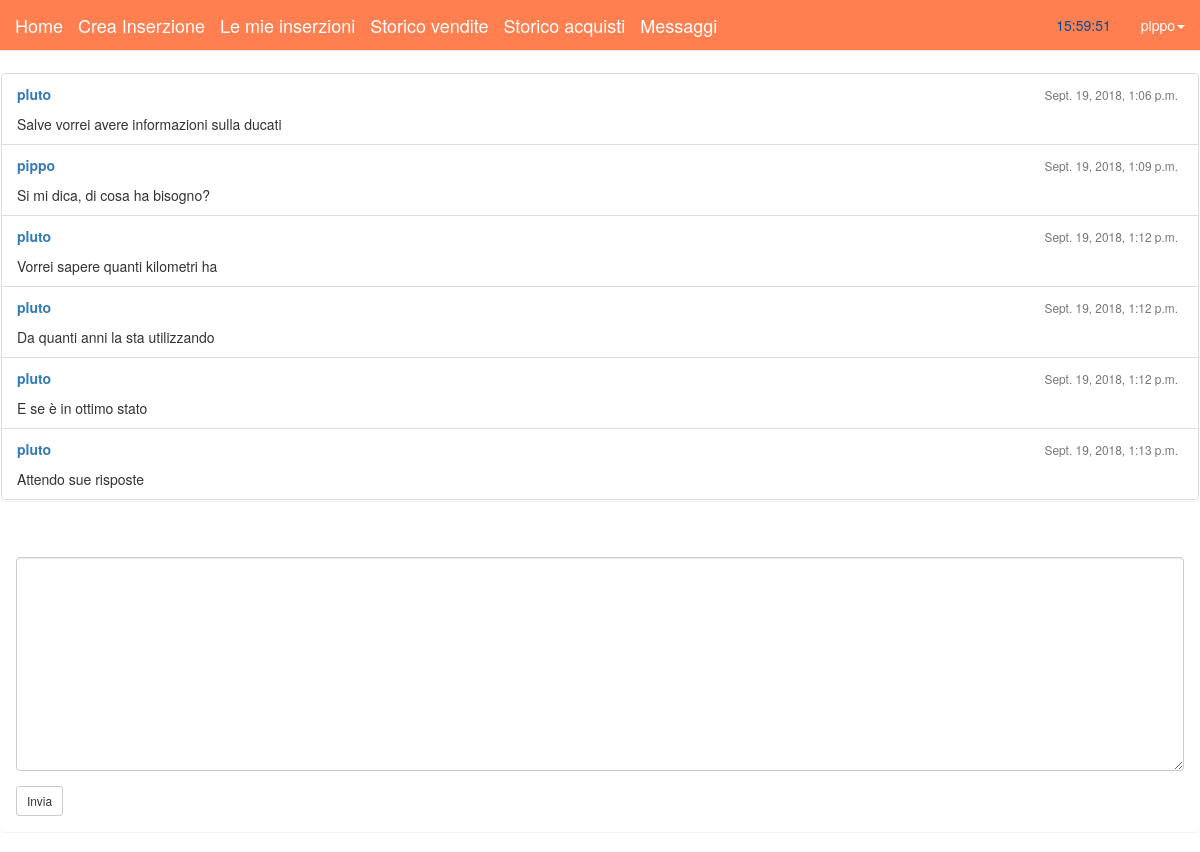
Page /messaggi/1/ (signed in) on the committed database.
### messaggi/models.py (models this page shows, shortened)
class Message(models.Model):
    chat = models.ForeignKey(Chat)
    author = models.ForeignKey(Profile)
    message = models.TextField()
    pub_date = models.DateTimeField(default=timezone.now)
    is_readed = models.BooleanField(default=False)
    class Meta:
        ordering=['pub_date']

### utenti/models.py (models this page shows, shortened)
class Profile(models.Model):
	user = models.OneToOneField(User, on_delete=models.CASCADE)
	email_confirmed = models.BooleanField(default=False)
	phone_regex = RegexValidator(regex=r'^\+?1?\d{9,15}$', message="Formato numero di telefono: '+999999999', con un massimo di 15 cifre.")
	phone_number = models.CharField(validators=[phone_regex], max_length=17, blank=True)
	temporizzazione_giorni = models.PositiveIntegerField(default=0)
	temporizzazione_data = models.DateTimeField(auto_now_add=True)
	vote_count = models.PositiveIntegerField(default=0)
	vote_total = models.PositiveIntegerField(default=0)
	vote_average = models.DecimalField(max_digits=2, decimal_places=1, default=Decimal(0.0))

### messaggi/views.py (the view, shortened to what this page needs)
# urls.py: url(r'^messaggi/(?P<chat_id>\d+)/$', login_required(views.MessagesView.as_view()), name='messaggio')
class MessagesView(View):
	def get(self, request, chat_id):
		profile = Profile.objects.get(user=request.user)
		try:
			chat = Chat.objects.get(id=chat_id)
			if profile in chat.members.all():
				chat.message_set.filter(is_readed=False).exclude(author=profile).update(is_readed=True)
			else:
				chat = None
		except Chat.DoesNotExist:
		    chat = None
		return render(
		    request,
		    'messaggi/lista_messaggi.html',
		    {
		        'user_profile': profile,
		        'chat': chat,
		        'form': MessageForm()
		    }
		)

### messaggi/forms.py
class MessageForm(ModelForm):
    class Meta:
        model = Message
        fields = ['message']
        labels = {'message': ""}

### messaggi/context_processors.py (called while the page is built)
def nuovi_dialoghi_count(request):
	count = 0
	if request.user.is_authenticated():
		chats = Chat.objects.filter(members__in=[request.user.id])
		profile = Profile.objects.get(user=request.user)
		if chats:
			for chat in chats:
				if Message.objects.filter(chat=chat.id, is_readed=False).exclude(author=profile).count():
					count = count + 1
					continue
	return {"nuovi_dialoghi_count":count}

### messaggi/templates/messaggi/lista_messaggi.html (shortened to what this page needs)
{% include "base.html" %}
{% load static %}
{% if not chat %}
    <div class="panel panel-body" style="margin-top: 6%">
        E' impossibile iniziare la conversazione. Non hai l'accesso a questa conversazione.
    </div>
{% else %}
    {% load tz %}
    {% if chat %}
        <div id="messages" class="panel" style="margin-top: 6%">
            <div id="innerMessages">
                {% for message in chat.message_set.all %}
                        {% include 'messaggi/messaggio.html' with message_item=message %}
                {% endfor %}
            </div>
        </div>
    {% endif %}
    <div id="message_form">
        <form id="message-form" class="panel panel-body" method="post" >{% csrf_token %}
			{% load bootstrap3 %}
			{% bootstrap_form form %}
            <button type="submit" class="btn btn-default btn-sm" onclick="return ETextEditor.validateForm('message-form')">Invia</button>
        </form>
    </div>
{% endif %}

### templates/navbar.html (shortened to what this page needs)
{% load static %}
<body onload="startTime()">
	<nav class="navbar navbar-default navbar-fixed-top" role="navigation" style="margin-bottom: 0px; background-color: #FF7F50;">
	  <div class="container-fluid">
	    <div class="navbar-header">
	      <a class="navbar-brand" href="{% url 'inserzioni:lista_prodotti' %}" style="color: #ffffff">Home</a>
	      {% if request.user.is_authenticated %}
	        <a class="navbar-brand" href="{% url 'inserzioni:crea_inserzione' %}" style="color: #ffffff">Crea Inserzione</a>
	        <a class="navbar-brand" href="{% url 'inserzioni:lista_mie_inserzioni' %}" style="color: #ffffff">Le mie inserzioni</a>
	        <a class="navbar-brand" href="{% url 'ordini:storico_vendite_ordine' %}" style="color: #ffffff">Storico vendite</a>
	        <a class="navbar-brand" href="{% url 'ordini:storico_acquisti_ordine' %}" style="color: #ffffff">Storico acquisti</a>
	        <a class="navbar-brand" href="{% url 'messaggi:dialoghi' %}" style="color: #ffffff">Messaggi</a>
	      {% endif %}
	    </div>
	    <div class="collapse navbar-collapse" id="bs-example-navbar-collapse-1">
	      <ul class="nav navbar-nav navbar-right">
	          {% if request.user.is_authenticated %}
				<li><a style="color: #004c99" id="orologio"></a></li>
	            <li class="dropdown"><a href="#" class="dropdown-toggle" data-toggle="dropdown" style="color: #ffffff">{{ request.user.username }}<b class="caret"></b></a>
	          {% else %}
	              <li class="divider"></li>
	              <li><a style="color: #004c99" id="orologio"></a></li>
	              <li><a href="{% url 'utenti:login' %}" style="color: #ffffff">Login</a></li>
	              <li><a href="{% url 'utenti:signup' %}" style="color: #ffffff">Registrati</a></li>
	            </ul>
	          {% endif %}
	        </li>
	      </ul>
	    </div>
	  </div>
	</nav>
</body>

### messaggi/templates/messaggi/messaggio.html
{% url 'users:profile' message_item.author.user.username as the_user_url%}
{% load tz %}
<div class="list-group-item">
    <div class="reply-body">
        <ul class="list-inline">
            <li class="drop-left-padding">
                <strong class="list-group-item-heading"><a href="{{ the_user_url }}">{{ message_item.author.user.username }}</a></strong>
            </li>
            <li class="pull-right text-muted"><small>{{ message_item.pub_date }}</small></li>
        </ul>
        <div>{{ message_item.message|safe }}</div>
    </div>
</div>

### rows in the picture
Message: author.user.username "pluto", pub_date "Sept. 19, 2018, 1:06 p.m.", message "Salve vorrei avere informazioni sulla ducati"
Message: author.user.username "pippo", pub_date "Sept. 19, 2018, 1:09 p.m.", message "Si mi dica, di cosa ha bisogno?"
Message: author.user.username "pluto", pub_date "Sept. 19, 2018, 1:12 p.m.", message "Vorrei sapere quanti kilometri ha"
Message: author.user.username "pluto", pub_date "Sept. 19, 2018, 1:12 p.m.", message "Da quanti anni la sta utilizzando"
Message: author.user.username "pluto", pub_date "Sept. 19, 2018, 1:12 p.m.", message "E se è in ottimo stato"
Message: author.user.username "pluto", pub_date "Sept. 19, 2018, 1:13 p.m.", message "Attendo sue risposte"

### other values in the picture
{{ request.user.username }} "pippo"
